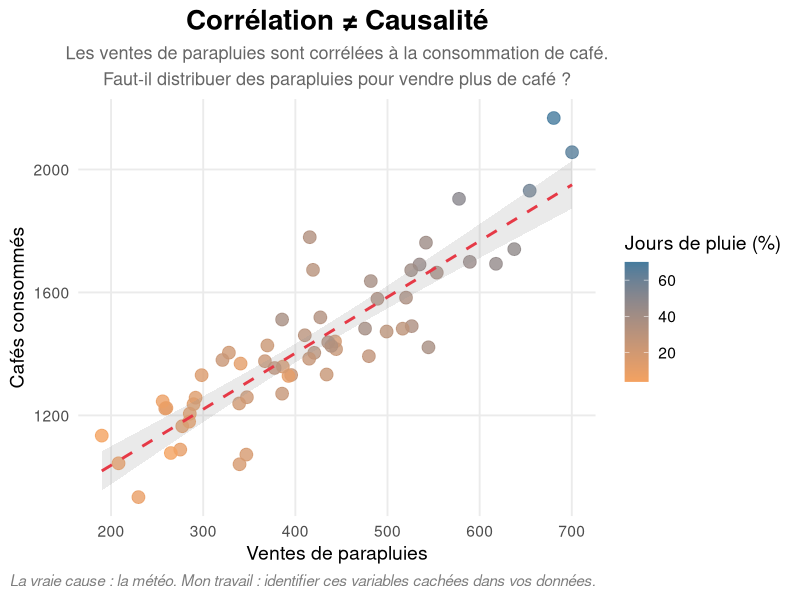

The R script that drew this image:
## ---- chunk 1
#| echo: false
#| message: false
#| warning: false
#| fig-width: 10
#| fig-height: 6
#| fig-align: center

# Visualisation "Corrélation vs Causalité"
library(ggplot2)

set.seed(69)

n <- 60
pluie <- rbeta(n, 2, 5) * 100

parapluies <- 200 + 8 * pluie + rnorm(n, sd = 50)
cafes <- 1000 + 15 * pluie + rnorm(n, sd = 100)

data <- data.frame(
  parapluies = parapluies,
  cafes = cafes,
  pluie = pluie
)

ggplot(data, aes(x = parapluies, y = cafes)) +
  geom_point(aes(color = pluie), size = 4, alpha = 0.8) +
  geom_smooth(method = "lm", se = TRUE, color = "#e63946", linetype = "dashed", alpha = 0.2) +
  scale_color_gradient(low = "#f4a261", high = "#457b9d", name = "Jours de pluie (%)") +
  labs(
    title = "Corrélation ≠ Causalité",
    subtitle = "Les ventes de parapluies sont corrélées à la consommation de café.\nFaut-il distribuer des parapluies pour vendre plus de café ?",
    x = "Ventes de parapluies",
    y = "Cafés consommés",
    caption = "La vraie cause : la météo. Mon travail : identifier ces variables cachées dans vos données."
  ) +
  theme_minimal(base_size = 14) +
  theme(
    plot.title = element_text(face = "bold", size = 20, hjust = 0.5),
    plot.subtitle = element_text(color = "gray40", size = 13, hjust = 0.5, lineheight = 1.2),
    plot.caption = element_text(color = "gray50", face = "italic", size = 11),
    legend.position = "right",
    panel.grid.minor = element_blank()
  )
